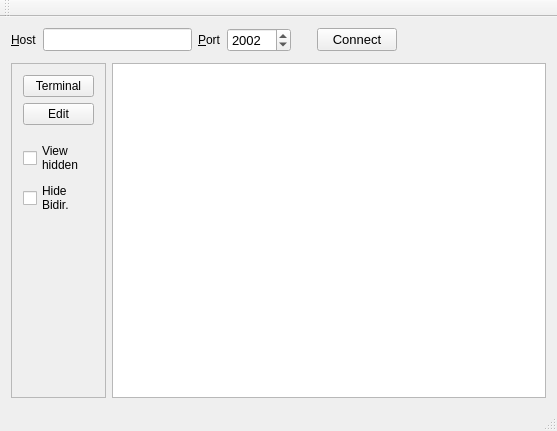
<?xml version="1.0" encoding="UTF-8"?>
<ui version="4.0">
 <class>MainWindow</class>
 <widget class="QMainWindow" name="MainWindow">
  <property name="geometry">
   <rect>
    <x>0</x>
    <y>0</y>
    <width>557</width>
    <height>431</height>
   </rect>
  </property>
  <property name="windowTitle">
   <string>Arn Browser</string>
  </property>
  <widget class="QWidget" name="centralWidget">
   <layout class="QVBoxLayout" name="verticalLayout_2">
    <item>
     <layout class="QHBoxLayout" name="horizontalLayout">
      <property name="topMargin">
       <number>0</number>
      </property>
      <property name="bottomMargin">
       <number>5</number>
      </property>
      <item>
       <widget class="QLabel" name="hostLabel">
        <property name="text">
         <string>&amp;Host</string>
        </property>
        <property name="buddy">
         <cstring>hostEdit</cstring>
        </property>
       </widget>
      </item>
      <item>
       <widget class="QLineEdit" name="hostEdit">
        <property name="sizePolicy">
         <sizepolicy hsizetype="Expanding" vsizetype="Fixed">
          <horstretch>0</horstretch>
          <verstretch>0</verstretch>
         </sizepolicy>
        </property>
        <property name="font">
         <font>
          <pointsize>10</pointsize>
         </font>
        </property>
        <property name="text">
         <string/>
        </property>
       </widget>
      </item>
      <item>
       <widget class="QLabel" name="portLabel">
        <property name="text">
         <string>&amp;Port</string>
        </property>
        <property name="buddy">
         <cstring>portEdit</cstring>
        </property>
       </widget>
      </item>
      <item>
       <widget class="QSpinBox" name="portEdit">
        <property name="sizePolicy">
         <sizepolicy hsizetype="Minimum" vsizetype="Fixed">
          <horstretch>0</horstretch>
          <verstretch>0</verstretch>
         </sizepolicy>
        </property>
        <property name="minimumSize">
         <size>
          <width>0</width>
          <height>0</height>
         </size>
        </property>
        <property name="font">
         <font>
          <pointsize>10</pointsize>
         </font>
        </property>
        <property name="minimum">
         <number>1</number>
        </property>
        <property name="maximum">
         <number>65535</number>
        </property>
        <property name="value">
         <number>2002</number>
        </property>
       </widget>
      </item>
      <item>
       <spacer name="horizontalSpacer">
        <property name="orientation">
         <enum>Qt::Horizontal</enum>
        </property>
        <property name="sizeType">
         <enum>QSizePolicy::Maximum</enum>
        </property>
        <property name="sizeHint" stdset="0">
         <size>
          <width>20</width>
          <height>20</height>
         </size>
        </property>
       </spacer>
      </item>
      <item>
       <widget class="QPushButton" name="connectButton">
        <property name="font">
         <font>
          <pointsize>10</pointsize>
         </font>
        </property>
        <property name="text">
         <string>Connect</string>
        </property>
       </widget>
      </item>
      <item>
       <spacer name="horizontalSpacer_2">
        <property name="orientation">
         <enum>Qt::Horizontal</enum>
        </property>
        <property name="sizeHint" stdset="0">
         <size>
          <width>40</width>
          <height>20</height>
         </size>
        </property>
       </spacer>
      </item>
     </layout>
    </item>
    <item>
     <layout class="QHBoxLayout" name="horizontalLayout_2">
      <item>
       <widget class="QScrollArea" name="scrollArea">
        <property name="sizePolicy">
         <sizepolicy hsizetype="Minimum" vsizetype="Expanding">
          <horstretch>0</horstretch>
          <verstretch>0</verstretch>
         </sizepolicy>
        </property>
        <property name="widgetResizable">
         <bool>false</bool>
        </property>
        <property name="alignment">
         <set>Qt::AlignLeading|Qt::AlignLeft|Qt::AlignTop</set>
        </property>
        <widget class="QWidget" name="scrollAreaWidgetContents">
         <property name="geometry">
          <rect>
           <x>0</x>
           <y>0</y>
           <width>93</width>
           <height>250</height>
          </rect>
         </property>
         <property name="layoutDirection">
          <enum>Qt::LeftToRight</enum>
         </property>
         <property name="autoFillBackground">
          <bool>true</bool>
         </property>
         <layout class="QVBoxLayout" name="verticalLayout">
          <item>
           <widget class="QPushButton" name="terminalButton">
            <property name="sizePolicy">
             <sizepolicy hsizetype="Preferred" vsizetype="Fixed">
              <horstretch>0</horstretch>
              <verstretch>0</verstretch>
             </sizepolicy>
            </property>
            <property name="text">
             <string>Terminal</string>
            </property>
           </widget>
          </item>
          <item>
           <widget class="QPushButton" name="editButton">
            <property name="text">
             <string>Edit</string>
            </property>
           </widget>
          </item>
          <item>
           <spacer name="verticalSpacer_2">
            <property name="orientation">
             <enum>Qt::Vertical</enum>
            </property>
            <property name="sizeType">
             <enum>QSizePolicy::Maximum</enum>
            </property>
            <property name="sizeHint" stdset="0">
             <size>
              <width>20</width>
              <height>10</height>
             </size>
            </property>
           </spacer>
          </item>
          <item>
           <widget class="QCheckBox" name="viewHidden">
            <property name="text">
             <string>View
hidden</string>
            </property>
           </widget>
          </item>
          <item>
           <widget class="QCheckBox" name="hideBidir">
            <property name="text">
             <string>Hide
Bidir.</string>
            </property>
           </widget>
          </item>
          <item>
           <spacer name="verticalSpacer">
            <property name="orientation">
             <enum>Qt::Vertical</enum>
            </property>
            <property name="sizeHint" stdset="0">
             <size>
              <width>20</width>
              <height>40</height>
             </size>
            </property>
           </spacer>
          </item>
         </layout>
        </widget>
       </widget>
      </item>
      <item>
       <widget class="QTreeView" name="arnView">
        <property name="sizePolicy">
         <sizepolicy hsizetype="Expanding" vsizetype="Expanding">
          <horstretch>0</horstretch>
          <verstretch>0</verstretch>
         </sizepolicy>
        </property>
        <property name="alternatingRowColors">
         <bool>true</bool>
        </property>
        <attribute name="headerDefaultSectionSize">
         <number>150</number>
        </attribute>
       </widget>
      </item>
     </layout>
    </item>
   </layout>
  </widget>
  <widget class="QMenuBar" name="menuBar">
   <property name="geometry">
    <rect>
     <x>0</x>
     <y>0</y>
     <width>557</width>
     <height>22</height>
    </rect>
   </property>
  </widget>
  <widget class="QToolBar" name="mainToolBar">
   <attribute name="toolBarArea">
    <enum>TopToolBarArea</enum>
   </attribute>
   <attribute name="toolBarBreak">
    <bool>false</bool>
   </attribute>
  </widget>
  <widget class="QStatusBar" name="statusBar"/>
 </widget>
 <layoutdefault spacing="6" margin="11"/>
 <resources/>
 <connections/>
</ui>
